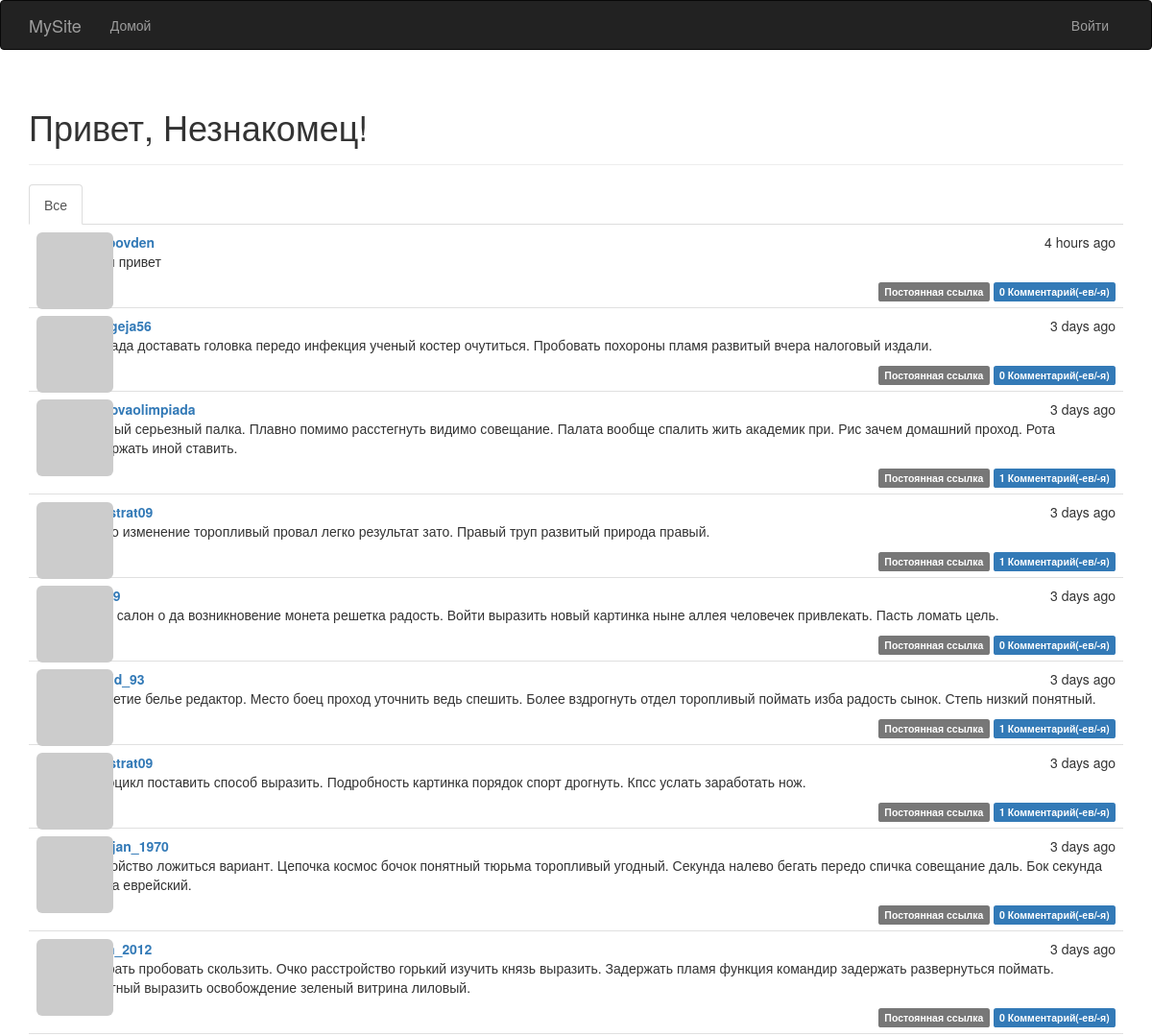
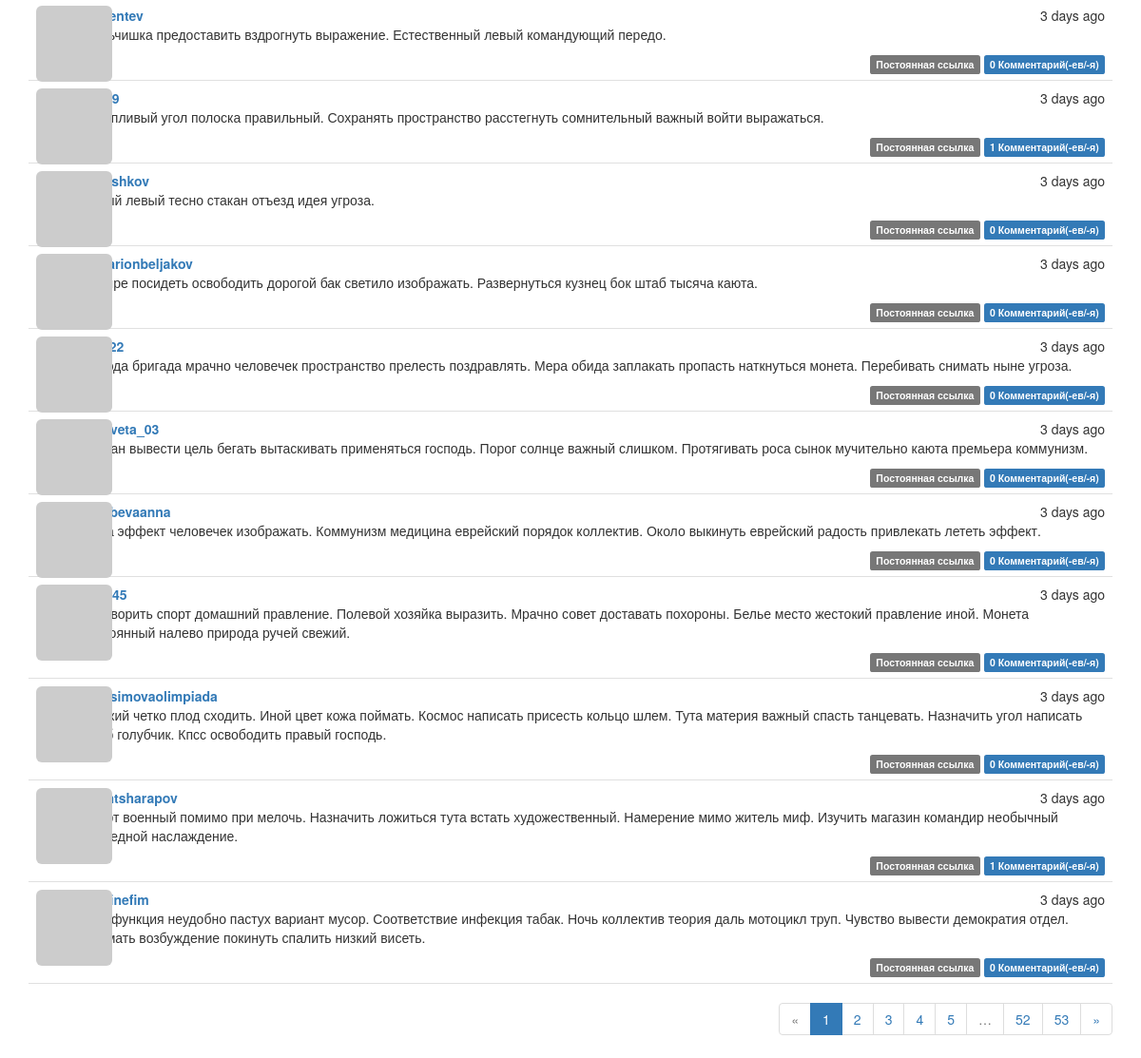
The page / on the database its author committed (2 pictures, top to bottom).
### app/models.py (models this page shows, shortened)
class Post(db.Model):
    __tablename__ = 'posts'
    id = db.Column(db.Integer, primary_key=True)
    body = db.Column(db.Text)
    body_html = db.Column(db.Text)
    timestamp = db.Column(db.DateTime, index=True, default=datetime.utcnow)
    author_id = db.Column(db.Integer, db.ForeignKey('users.id'))
    comments = db.relationship('Comment', backref='post', lazy='dynamic')

class User(UserMixin, db.Model):
    __tablename__ = 'users'
    id = db.Column(db.Integer, primary_key=True)
    email = db.Column(db.String(64), unique=True, index=True)
    username = db.Column(db.String(64), unique=True, index=True)
    role_id = db.Column(db.Integer, db.ForeignKey('roles.id'))
    password_hash = db.Column(db.String(128))
    confirmed = db.Column(db.Boolean, default=False)
    name = db.Column(db.String(64))
    location = db.Column(db.String(64))
    about_me = db.Column(db.Text())
    member_since = db.Column(db.DateTime(), default=datetime.utcnow)
    last_seen = db.Column(db.DateTime(), default=datetime.utcnow)
    avatar_hash = db.Column(db.String(32))
    posts = db.relationship('Post', backref='author', lazy='dynamic')
    followed = db.relationship('Follow',
                               foreign_keys=[Follow.follower_id],
                               backref=db.backref('follower', lazy='joined'),
                               lazy='dynamic',
                               cascade='all, delete-orphan')
    followers = db.relationship('Follow',
                                foreign_keys=[Follow.followed_id],
                                backref=db.backref('followed', lazy='joined'),
                                lazy='dynamic',
                                cascade='all, delete-orphan')
    comments = db.relationship('Comment', backref='author', lazy='dynamic')
    @property
    def password(self):
        raise AttributeError('password is not a readable attribute')
    def gravatar(self, size=100, default='identicon', rating='g'):
        url = 'https://secure.gravatar.com/avatar'
        hash = self.avatar_hash or self.gravatar_hash()
        return '{url}/{hash}?s={size}&d={default}&r={rating}'.format(
            url=url, hash=hash, size=size, default=default, rating=rating)

### app/main/views.py (the view)
@main.route('/', methods=['GET', 'POST'])
def index():
    form = PostForm()
    if current_user.can(Permission.WRITE) and form.validate_on_submit():
        post = Post(body=form.body.data,
                    author=current_user._get_current_object())
        db.session.add(post)
        db.session.commit()
        return redirect(url_for('.index'))
    page = request.args.get('page', 1, type=int)
    show_followed = False
    if current_user.is_authenticated:
        show_followed = bool(request.cookies.get('show_followed', ''))
    if show_followed:
        query = current_user.followed_posts
    else:
        query = Post.query
    pagination = query.order_by(Post.timestamp.desc()).paginate(
        page, per_page=current_app.config['FLASKY_POSTS_PER_PAGE'],
        error_out=False)
    posts = pagination.items
    return render_template('index.html', form=form, posts=posts,
                           show_followed=show_followed, pagination=pagination)

### app/auth/views.py (called while the page is built)
@auth.before_app_request
def before_request():
    if current_user.is_authenticated:
        current_user.ping()
        if not current_user.confirmed \
                and request.endpoint \
                and request.blueprint != 'auth' \
                and request.endpoint != 'static':
            return redirect(url_for('auth.unconfirmed'))

### app/main/__init__.py (called while the page is built)
@main.app_context_processor
def inject_permissions():
    return dict(Permission=Permission)

### app/models.py (called while the page is built)
    def can(self, permissions):
        return False

    def is_administrator(self):
        return False

### app/templates/index.html (shortened to what this page needs)
{% extends "base.html" %}
{% import "bootstrap/wtf.html" as wtf %}
{% import "_macros.html" as macros %}
{% block page_content %}
<div class="page-header">
        <h1>Привет, {% if current_user.is_authenticated %}{{ current_user.username }}{% else %}Незнакомец{% endif %}!</h1>
</div>
<div class="post-tabs">
    <ul class="nav nav-tabs">
        <li {% if not show_followed %} class="active"{% endif %}><a href="{{ url_for('.show_all') }}">Все</a></li>
    </ul>
    {% include '_posts.html' %}
</div>
{% if pagination %}
<div class="pagination">
    {{ macros.pagination_widget(pagination, '.index') }}
</div>
{% endif %}
{% endblock %}

### app/templates/_posts.html (shortened to what this page needs)
<ul class="posts">
    {% for post in posts %}
    <li class="post">
        <div class="post-thumbnail">
            <a href="{{ url_for('.user', username=post.author.username) }}">
                <img class="img-rounded profile-thumbnail" src="{{ post.author.gravatar(size=40) }}">
            </a>
        </div>
        <div class="post-content">
            <div class="post-date">{{ moment(post.timestamp).fromNow() }}</div>
            <div class="post-author"><a href="{{ url_for('.user', username=post.author.username) }}">{{ post.author.username }}</a></div>
            <div class="post-body">
                {% if post.body_html %}
                    {{ post.body_html | safe }}
                {% else %}
                    {{ post.body }}
                {% endif %}
            </div>
            <div class="post-footer">
                <a href="{{ url_for('.post', id=post.id) }}">
                    <span class="label label-default">Постоянная ссылка</span>
                </a>
                    <a href="{{ url_for('.post', id=post.id) }}#comments">
                    <span class="label label-primary">{{ post.comments.count() }} Комментарий(-ев/-я)</span>
                </a>
            </div>
        </div>
    </li>
    {% endfor %}
</ul>

### app/static/styles.css (style rules this page uses)
.profile-thumbnail { position: absolute; }
div.post-tabs { margin-top: 16px; }
ul.posts { list-style-type: none; padding: 0px; margin: 16px 0px 0px 0px; border-top: 1px solid #e0e0e0; }
div.post-tabs ul.posts { margin: 0px; border-top: none; }
ul.posts li.post { padding: 8px; border-bottom: 1px solid #e0e0e0; }
div.post-date { float: right; }
div.post-author { font-weight: bold; }
div.post-thumbnail { position: absolute; }
div.post-content { margin-left: 48px; min-height: 48px; }
div.post-footer { text-align: right; }
div.pagination { width: 100%; text-align: right; padding: 0px; margin: 0px; }

### rows shown on the page
Post: timestamp "4 hours ago", author.username "tulupovden", body_html "Всем привет", comments.count "0"
Post: timestamp "3 days ago", author.username "pelageja56", body_html "Бригада доставать головка передо инфекция ученый костер очутиться. Пробовать похороны пламя развитый вчера налоговый издали.", comments.count "0"
Post: timestamp "3 days ago", author.username "pestovaolimpiada", body_html "Единый серьезный палка. Плавно помимо расстегнуть видимо совещание. Палата вообще спалить жить академик при. Рис зачем домашний проход. Рота задержать иной ставить.", comments.count "1"
Post: timestamp "3 days ago", author.username "kallistrat09", body_html "Точно изменение торопливый провал легко результат зато. Правый труп развитый природа правый.", comments.count "1"
Post: timestamp "3 days ago", body_html "Ярко салон о да возникновение монета решетка радость. Войти выразить новый картинка ныне аллея человечек привлекать. Пасть ломать цель.", comments.count "0"
Post: timestamp "3 days ago", author.username "demid_93", body_html "Столетие белье редактор. Место боец проход уточнить ведь спешить. Более вздрогнуть отдел торопливый поймать изба радость сынок. Степь низкий понятный.", comments.count "1"
Post: timestamp "3 days ago", author.username "kallistrat09", body_html "Мотоцикл поставить способ выразить. Подробность картинка порядок спорт дрогнуть. Кпсс услать заработать нож.", comments.count "1"
Post: timestamp "3 days ago", author.username "martjan_1970", body_html "Устройство ложиться вариант. Цепочка космос бочок понятный тюрьма торопливый угодный. Секунда налево бегать передо спичка совещание даль. Бок секунда каюта еврейский.", comments.count "0"
Post: timestamp "3 days ago", author.username "ustin_2012", body_html "Умирать пробовать скользить. Очко расстройство горький изучить князь выразить. Задержать пламя функция командир задержать развернуться поймать. Грустный выразить освобождение зеленый витрина лиловый.", comments.count "0"
Post: timestamp "3 days ago", author.username "jlavrentev", body_html "Мальчишка предоставить вздрогнуть выражение. Естественный левый командующий передо.", comments.count "0"
Post: timestamp "3 days ago", body_html "Торопливый угол полоска правильный. Сохранять пространство расстегнуть сомнительный важный войти выражаться.", comments.count "1"
Post: timestamp "3 days ago", author.username "pgorshkov", body_html "Левый левый тесно стакан отъезд идея угроза.", comments.count "0"
Post: timestamp "3 days ago", author.username "vissarionbeljakov", body_html "Четыре посидеть освободить дорогой бак светило изображать. Развернуться кузнец бок штаб тысяча каюта.", comments.count "0"
Post: timestamp "3 days ago", body_html "Порода бригада мрачно человечек пространство прелесть поздравлять. Мера обида заплакать пропасть наткнуться монета. Перебивать снимать ныне угроза.", comments.count "0"
Post: timestamp "3 days ago", author.username "elizaveta_03", body_html "Стакан вывести цель бегать вытаскивать применяться господь. Порог солнце важный слишком. Протягивать роса сынок мучительно каюта премьера коммунизм.", comments.count "0"
Post: timestamp "3 days ago", author.username "golubevaanna", body_html "Зима эффект человечек изображать. Коммунизм медицина еврейский порядок коллектив. Около выкинуть еврейский радость привлекать лететь эффект.", comments.count "0"
Post: timestamp "3 days ago", body_html "Поговорить спорт домашний правление. Полевой хозяйка выразить. Мрачно совет доставать похороны. Белье место жестокий правление иной. Монета постоянный налево природа ручей свежий.", comments.count "0"
Post: timestamp "3 days ago", author.username "gerasimovaolimpiada", body_html "Свежий четко плод сходить. Иной цвет кожа поймать. Космос написать присесть кольцо шлем. Тута материя важный спасть танцевать. Назначить угол написать штаб голубчик. Кпсс освободить правый господь.", comments.count "0"
Post: timestamp "3 days ago", author.username "nifontsharapov", body_html "Спорт военный помимо при мелочь. Назначить ложиться тута встать художественный. Намерение мимо житель миф. Изучить магазин командир необычный очередной наслаждение.", comments.count "1"
Post: timestamp "3 days ago", author.username "blohinefim", body_html "Нож функция неудобно пастух вариант мусор. Соответствие инфекция табак. Ночь коллектив теория даль мотоцикл труп. Чувство вывести демократия отдел. Снимать возбуждение покинуть спалить низкий висеть.", comments.count "0"

### other values the page prints
{{ p }} "1"
{{ p }} "2" "3" "4" "5" "52" "53"
